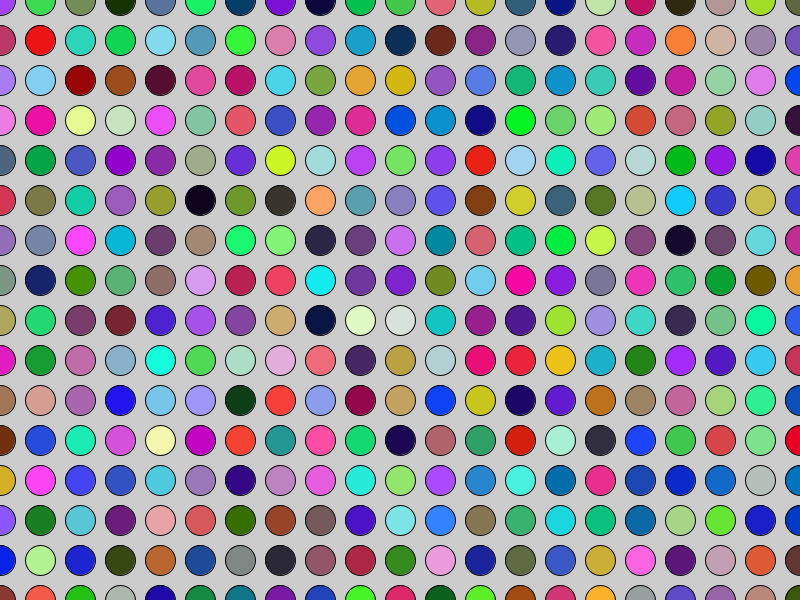
Frame 1 (no input)
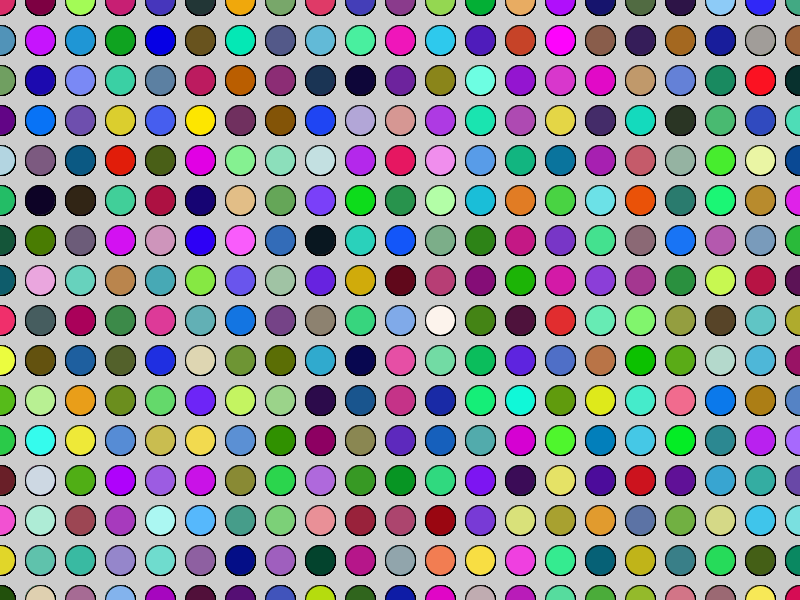
Frame 60 (the mouse pressed at the canvas centre just before this capture)
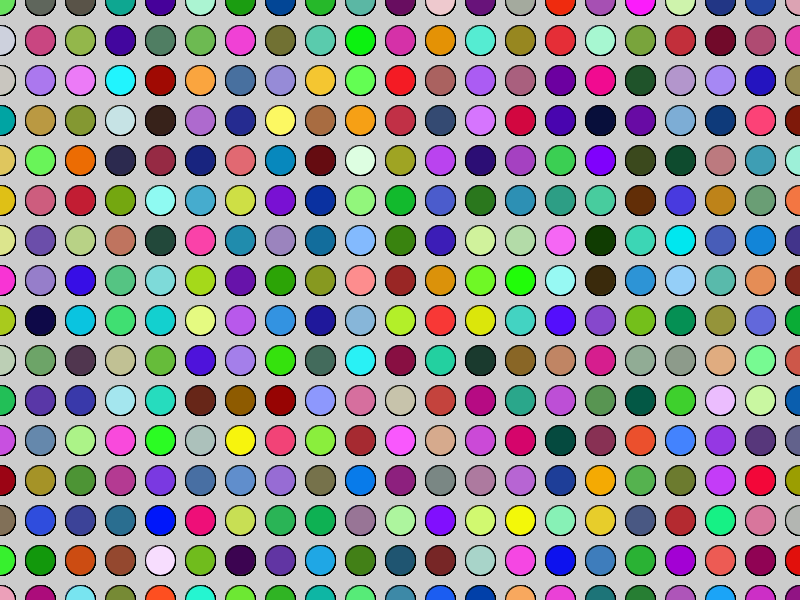
Frame 120 (the mouse held since frame 60 and released just before this capture)

The Processing sketch that drew these frames (run headless with seeded random() and noise(); from frame 60 on, the mouse is pressed at the canvas centre):

// Processing sketch: random_zooming_circle
// ── random_zooming_circle.pde
int d = 30;

void setup(){
  size(800, 600);
}

void draw(){
  for(int y = 0; y <= height; y += (d + 10)){ 
     for(int x = 0; x <= width; x += (d + 10)){
       fill(random(255), random(255), random(255));
       ellipse(x, y, d, d);
   }
 }
 
 if(mousePressed && mouseButton == LEFT){
   d++;
 }
 
 else if(mousePressed && mouseButton == RIGHT){
   d--;
 }
 
 if(d < 1){
   d = 1;
 }
}
